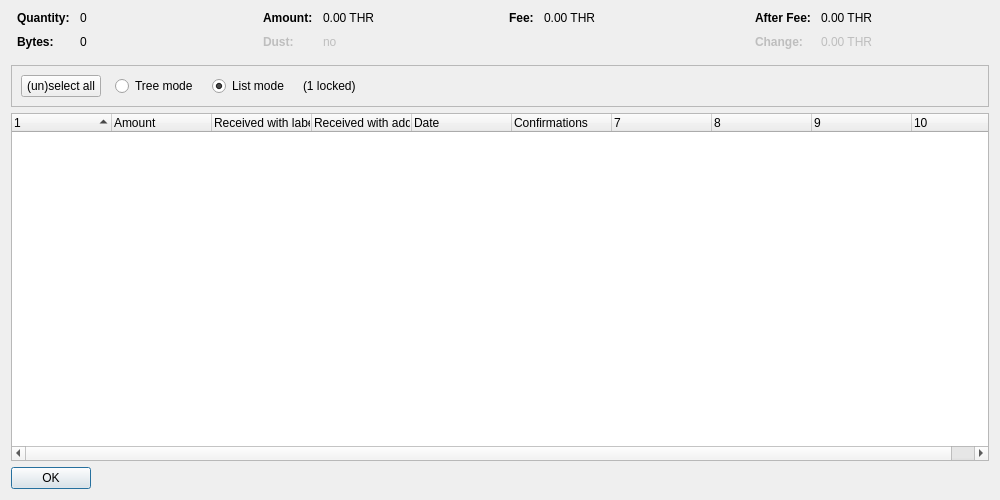
<?xml version="1.0" encoding="UTF-8"?>
<ui version="4.0">
 <class>CoinControlDialog</class>
 <widget class="QDialog" name="CoinControlDialog">
  <property name="geometry">
   <rect>
    <x>0</x>
    <y>0</y>
    <width>1000</width>
    <height>500</height>
   </rect>
  </property>
  <property name="windowTitle">
   <string>Coin Selection</string>
  </property>
  <layout class="QVBoxLayout" name="verticalLayout">
   <item>
    <layout class="QHBoxLayout" name="horizontalLayoutTop" stretch="0,0,0,0">
     <property name="topMargin">
      <number>0</number>
     </property>
     <property name="bottomMargin">
      <number>10</number>
     </property>
     <item>
      <layout class="QFormLayout" name="formLayoutCoinControl1">
       <property name="horizontalSpacing">
        <number>10</number>
       </property>
       <property name="verticalSpacing">
        <number>10</number>
       </property>
       <property name="leftMargin">
        <number>6</number>
       </property>
       <property name="rightMargin">
        <number>6</number>
       </property>
       <item row="0" column="0">
        <widget class="QLabel" name="labelCoinControlQuantityText">
         <property name="font">
          <font>
           <weight>75</weight>
           <bold>true</bold>
          </font>
         </property>
         <property name="text">
          <string>Quantity:</string>
         </property>
        </widget>
       </item>
       <item row="0" column="1">
        <widget class="QLabel" name="labelCoinControlQuantity">
         <property name="cursor">
          <cursorShape>IBeamCursor</cursorShape>
         </property>
         <property name="contextMenuPolicy">
          <enum>Qt::ActionsContextMenu</enum>
         </property>
         <property name="text">
          <string notr="true">0</string>
         </property>
         <property name="textInteractionFlags">
          <set>Qt::LinksAccessibleByMouse|Qt::TextSelectableByKeyboard|Qt::TextSelectableByMouse</set>
         </property>
        </widget>
       </item>
       <item row="1" column="0">
        <widget class="QLabel" name="labelCoinControlBytesText">
         <property name="font">
          <font>
           <weight>75</weight>
           <bold>true</bold>
          </font>
         </property>
         <property name="text">
          <string>Bytes:</string>
         </property>
        </widget>
       </item>
       <item row="1" column="1">
        <widget class="QLabel" name="labelCoinControlBytes">
         <property name="cursor">
          <cursorShape>IBeamCursor</cursorShape>
         </property>
         <property name="contextMenuPolicy">
          <enum>Qt::ActionsContextMenu</enum>
         </property>
         <property name="text">
          <string notr="true">0</string>
         </property>
         <property name="textInteractionFlags">
          <set>Qt::LinksAccessibleByMouse|Qt::TextSelectableByKeyboard|Qt::TextSelectableByMouse</set>
         </property>
        </widget>
       </item>
      </layout>
     </item>
     <item>
      <layout class="QFormLayout" name="formLayoutCoinControl2">
       <property name="horizontalSpacing">
        <number>10</number>
       </property>
       <property name="verticalSpacing">
        <number>10</number>
       </property>
       <property name="leftMargin">
        <number>6</number>
       </property>
       <property name="rightMargin">
        <number>6</number>
       </property>
       <item row="0" column="0">
        <widget class="QLabel" name="labelCoinControlAmountText">
         <property name="font">
          <font>
           <weight>75</weight>
           <bold>true</bold>
          </font>
         </property>
         <property name="text">
          <string>Amount:</string>
         </property>
        </widget>
       </item>
       <item row="0" column="1">
        <widget class="QLabel" name="labelCoinControlAmount">
         <property name="cursor">
          <cursorShape>IBeamCursor</cursorShape>
         </property>
         <property name="contextMenuPolicy">
          <enum>Qt::ActionsContextMenu</enum>
         </property>
         <property name="text">
          <string notr="true">0.00 THR</string>
         </property>
         <property name="textInteractionFlags">
          <set>Qt::LinksAccessibleByMouse|Qt::TextSelectableByKeyboard|Qt::TextSelectableByMouse</set>
         </property>
        </widget>
       </item>
       <item row="1" column="0">
        <widget class="QLabel" name="labelCoinControlLowOutputText">
         <property name="enabled">
          <bool>false</bool>
         </property>
         <property name="font">
          <font>
           <weight>75</weight>
           <bold>true</bold>
          </font>
         </property>
         <property name="text">
          <string>Dust:</string>
         </property>
        </widget>
       </item>
       <item row="1" column="1">
        <widget class="QLabel" name="labelCoinControlLowOutput">
         <property name="enabled">
          <bool>false</bool>
         </property>
         <property name="cursor">
          <cursorShape>IBeamCursor</cursorShape>
         </property>
         <property name="contextMenuPolicy">
          <enum>Qt::ActionsContextMenu</enum>
         </property>
         <property name="text">
          <string notr="true">no</string>
         </property>
         <property name="textInteractionFlags">
          <set>Qt::LinksAccessibleByMouse|Qt::TextSelectableByKeyboard|Qt::TextSelectableByMouse</set>
         </property>
        </widget>
       </item>
      </layout>
     </item>
     <item>
      <layout class="QFormLayout" name="formLayoutCoinControl3">
       <property name="horizontalSpacing">
        <number>10</number>
       </property>
       <property name="verticalSpacing">
        <number>10</number>
       </property>
       <property name="leftMargin">
        <number>6</number>
       </property>
       <property name="rightMargin">
        <number>6</number>
       </property>
       <item row="0" column="0">
        <widget class="QLabel" name="labelCoinControlFeeText">
         <property name="font">
          <font>
           <weight>75</weight>
           <bold>true</bold>
          </font>
         </property>
         <property name="text">
          <string>Fee:</string>
         </property>
        </widget>
       </item>
       <item row="0" column="1">
        <widget class="QLabel" name="labelCoinControlFee">
         <property name="cursor">
          <cursorShape>IBeamCursor</cursorShape>
         </property>
         <property name="contextMenuPolicy">
          <enum>Qt::ActionsContextMenu</enum>
         </property>
         <property name="text">
          <string notr="true">0.00 THR</string>
         </property>
         <property name="textInteractionFlags">
          <set>Qt::LinksAccessibleByMouse|Qt::TextSelectableByKeyboard|Qt::TextSelectableByMouse</set>
         </property>
        </widget>
       </item>
      </layout>
     </item>
     <item>
      <layout class="QFormLayout" name="formLayoutCoinControl4">
       <property name="horizontalSpacing">
        <number>10</number>
       </property>
       <property name="verticalSpacing">
        <number>10</number>
       </property>
       <property name="leftMargin">
        <number>6</number>
       </property>
       <property name="rightMargin">
        <number>6</number>
       </property>
       <item row="0" column="0">
        <widget class="QLabel" name="labelCoinControlAfterFeeText">
         <property name="font">
          <font>
           <weight>75</weight>
           <bold>true</bold>
          </font>
         </property>
         <property name="text">
          <string>After Fee:</string>
         </property>
        </widget>
       </item>
       <item row="0" column="1">
        <widget class="QLabel" name="labelCoinControlAfterFee">
         <property name="cursor">
          <cursorShape>IBeamCursor</cursorShape>
         </property>
         <property name="contextMenuPolicy">
          <enum>Qt::ActionsContextMenu</enum>
         </property>
         <property name="text">
          <string notr="true">0.00 THR</string>
         </property>
         <property name="textInteractionFlags">
          <set>Qt::LinksAccessibleByMouse|Qt::TextSelectableByKeyboard|Qt::TextSelectableByMouse</set>
         </property>
        </widget>
       </item>
       <item row="1" column="0">
        <widget class="QLabel" name="labelCoinControlChangeText">
         <property name="enabled">
          <bool>false</bool>
         </property>
         <property name="font">
          <font>
           <weight>75</weight>
           <bold>true</bold>
          </font>
         </property>
         <property name="text">
          <string>Change:</string>
         </property>
        </widget>
       </item>
       <item row="1" column="1">
        <widget class="QLabel" name="labelCoinControlChange">
         <property name="enabled">
          <bool>false</bool>
         </property>
         <property name="cursor">
          <cursorShape>IBeamCursor</cursorShape>
         </property>
         <property name="contextMenuPolicy">
          <enum>Qt::ActionsContextMenu</enum>
         </property>
         <property name="text">
          <string notr="true">0.00 THR</string>
         </property>
         <property name="textInteractionFlags">
          <set>Qt::LinksAccessibleByMouse|Qt::TextSelectableByKeyboard|Qt::TextSelectableByMouse</set>
         </property>
        </widget>
       </item>
      </layout>
     </item>
    </layout>
   </item>
   <item>
    <widget class="QFrame" name="frame">
     <property name="minimumSize">
      <size>
       <width>0</width>
       <height>40</height>
      </size>
     </property>
     <property name="frameShape">
      <enum>QFrame::StyledPanel</enum>
     </property>
     <property name="frameShadow">
      <enum>QFrame::Sunken</enum>
     </property>
     <layout class="QHBoxLayout" name="horizontalLayout">
      <item>
       <layout class="QHBoxLayout" name="horizontalLayoutPanel" stretch="0,0,0,0,0">
        <property name="spacing">
         <number>14</number>
        </property>
        <item>
         <widget class="QPushButton" name="pushButtonSelectAll">
          <property name="sizePolicy">
           <sizepolicy hsizetype="Maximum" vsizetype="Fixed">
            <horstretch>0</horstretch>
            <verstretch>0</verstretch>
           </sizepolicy>
          </property>
          <property name="text">
           <string>(un)select all</string>
          </property>
          <property name="autoDefault">
           <bool>false</bool>
          </property>
         </widget>
        </item>
        <item>
         <widget class="QRadioButton" name="radioTreeMode">
          <property name="sizePolicy">
           <sizepolicy hsizetype="Maximum" vsizetype="Fixed">
            <horstretch>0</horstretch>
            <verstretch>0</verstretch>
           </sizepolicy>
          </property>
          <property name="text">
           <string>Tree mode</string>
          </property>
         </widget>
        </item>
        <item>
         <widget class="QRadioButton" name="radioListMode">
          <property name="sizePolicy">
           <sizepolicy hsizetype="Maximum" vsizetype="Fixed">
            <horstretch>0</horstretch>
            <verstretch>0</verstretch>
           </sizepolicy>
          </property>
          <property name="text">
           <string>List mode</string>
          </property>
          <property name="checked">
           <bool>true</bool>
          </property>
         </widget>
        </item>
        <item>
         <widget class="QLabel" name="labelLocked">
          <property name="text">
           <string notr="true">(1 locked)</string>
          </property>
         </widget>
        </item>
        <item>
         <spacer name="horizontalSpacer">
          <property name="orientation">
           <enum>Qt::Horizontal</enum>
          </property>
          <property name="sizeHint" stdset="0">
           <size>
            <width>40</width>
            <height>20</height>
           </size>
          </property>
         </spacer>
        </item>
       </layout>
      </item>
     </layout>
    </widget>
   </item>
   <item>
    <widget class="CoinControlTreeWidget" name="treeWidget">
     <property name="contextMenuPolicy">
      <enum>Qt::CustomContextMenu</enum>
     </property>
     <property name="sortingEnabled">
      <bool>false</bool>
     </property>
     <property name="columnCount">
      <number>10</number>
     </property>
     <attribute name="headerShowSortIndicator" stdset="0">
      <bool>true</bool>
     </attribute>
     <attribute name="headerStretchLastSection">
      <bool>false</bool>
     </attribute>
     <column>
      <property name="text">
       <string/>
      </property>
     </column>
     <column>
      <property name="text">
       <string>Amount</string>
      </property>
     </column>
     <column>
      <property name="text">
       <string>Received with label</string>
      </property>
     </column>
     <column>
      <property name="text">
       <string>Received with address</string>
      </property>
     </column>
     <column>
      <property name="text">
       <string>Date</string>
      </property>
     </column>
     <column>
      <property name="text">
       <string>Confirmations</string>
      </property>
      <property name="toolTip">
       <string>Confirmed</string>
      </property>
     </column>
     <column>
      <property name="text">
       <string/>
      </property>
     </column>
     <column>
      <property name="text">
       <string/>
      </property>
     </column>
     <column>
      <property name="text">
       <string/>
      </property>
     </column>
     <column>
      <property name="text">
       <string/>
      </property>
     </column>
    </widget>
   </item>
   <item>
    <widget class="QDialogButtonBox" name="buttonBox">
     <property name="sizePolicy">
      <sizepolicy hsizetype="Maximum" vsizetype="Fixed">
       <horstretch>0</horstretch>
       <verstretch>0</verstretch>
      </sizepolicy>
     </property>
     <property name="orientation">
      <enum>Qt::Horizontal</enum>
     </property>
     <property name="standardButtons">
      <set>QDialogButtonBox::Ok</set>
     </property>
    </widget>
   </item>
  </layout>
 </widget>
 <customwidgets>
  <customwidget>
   <class>CoinControlTreeWidget</class>
   <extends>QTreeWidget</extends>
   <header>coincontroltreewidget.h</header>
  </customwidget>
 </customwidgets>
 <resources/>
 <connections/>
</ui>
